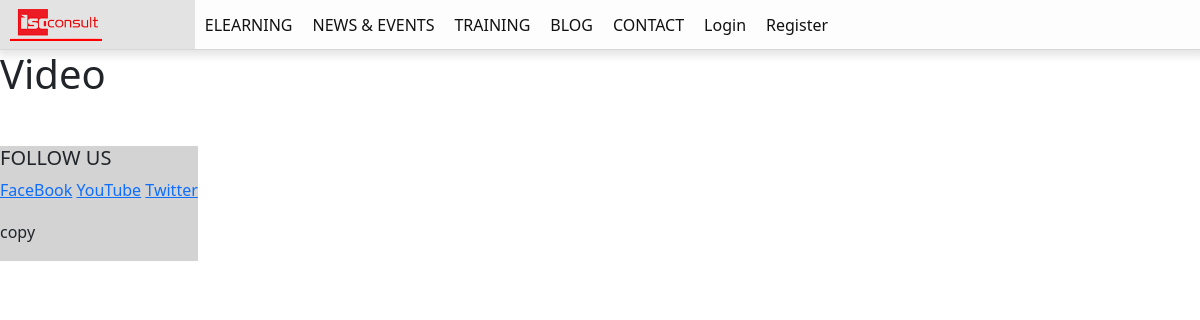
The page /introduction_video/ on the database as committed earlier.
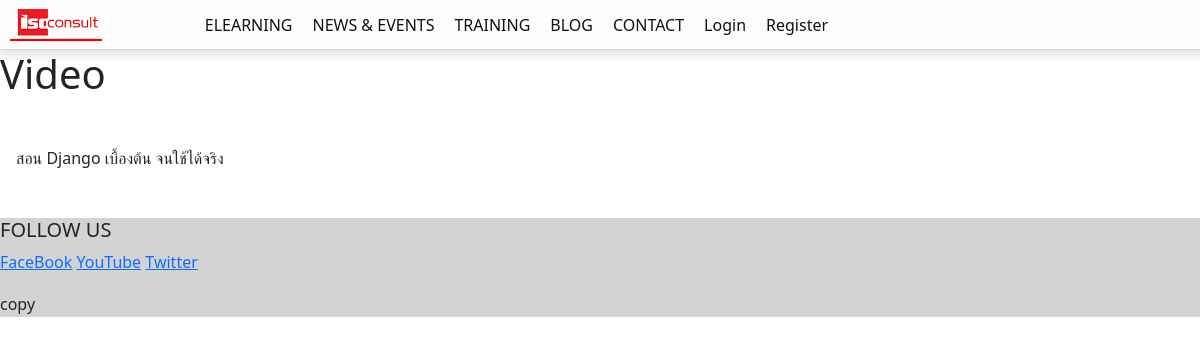
The same page on the database as committed later.
### app_general/models.py (models this page shows, shortened)
class Video(models.Model):
    title = models.CharField(max_length=100)
    added = models.DateTimeField(auto_now_add=True)
    url= EmbedVideoField(max_length=140, blank=True, null=True)
    class Meta:
        ordering = ['-added']

### app_general/views.py (the view)
# urls.py: path('introduction_video/', views.introduction_video, name='introduction_video'),
def introduction_video(request):
    videos = Video.objects.all()
    return render(request, 'app_general/introduction_video.html', context={'videos': videos})

### app_general/templates/app_general/introduction_video.html (shortened to what this page needs)
{% extends 'app_general/components/base.html' %}
{% load static %}
{% load embed_video_tags %}
{% block content %}
<h1 class="mb-5"> Video </h1>
<div class="d-flex flex-wrap">
  {% for item in videos %}
</div>
<div class="px-3 mb-5">
  <div class="d-flex justify-content-start">
    {{ item.title }}
  </div>
</div>
{% endfor %}
{% endblock %}

Rows that differ between the two databases and show on the page:
added Video: title "สอน Django เบื้องต้น จนใช้ได้จริง"
